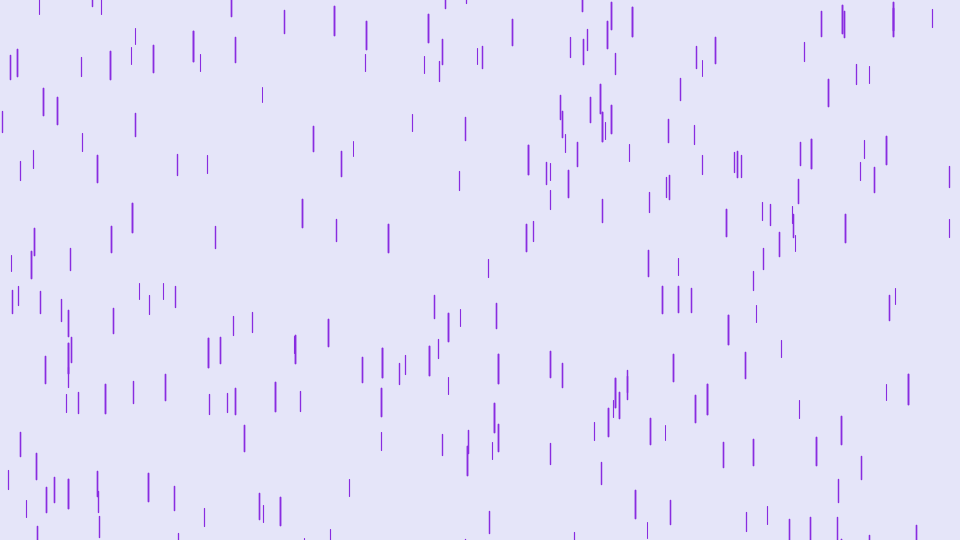
Frame 1 (no input)
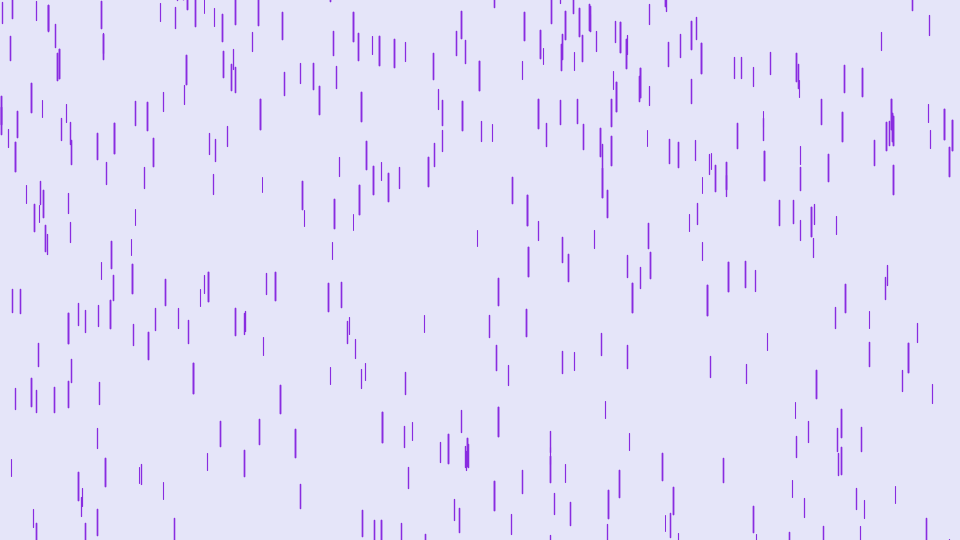
Frame 60 (the mouse pressed at the canvas centre just before this capture)
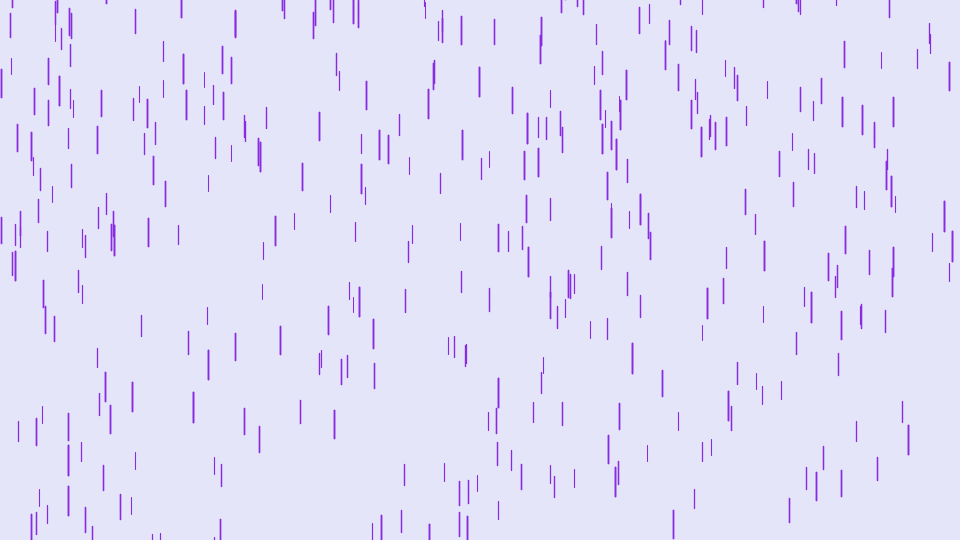
Frame 120 (the mouse held since frame 60 and released just before this capture)

The Processing sketch that drew these frames (run headless with seeded random() and noise(); from frame 60 on, the mouse is pressed at the canvas centre):

// Processing sketch: sketch_xxx_Rain0
// ── sketch_xxx_Rain0.pde
Drop[] drops = new Drop[500];

// setup関数 : 初回1度だけ実行される
void setup() {
  size(960, 540); // ウィンドウサイズを960px,540pxに
  colorMode(HSB, 360, 100, 100); // HSBでの色指定にする
  smooth(); // 描画を滑らかに
  for (int i = 0; i < drops.length; i++) {
    drops[i] = new Drop();
  }
}

// draw関数 : setup関数実行後繰り返し実行される
void draw() {
  background(240, 8, 98);
  for (int i = 0; i < drops.length; i++) {
    drops[i].fall();
    drops[i].show();
  }
}
// ── Drop.pde
class Drop {
  float x = random(width);
  float y = random(-height, height);
  float z = random(0, 20);
  float yspeed = map(z, 0, 20, 1, 20);
  float len = map(z, 0, 20, 15, 30);
  void fall() {
    y = y + yspeed;
    float gravity = map(z, 0, 20, 0, 0.2);
    yspeed = yspeed + gravity;
    if (y > height) {
      y = random(-200, -100);
      yspeed = random(4, 10);
    }
  }


  void show() {
    float thick = map(z, 0, 20, 1, 2);
    strokeWeight(thick);
    stroke(271, 80, 88);
    line(x, y, x, y+len);
  }
}
